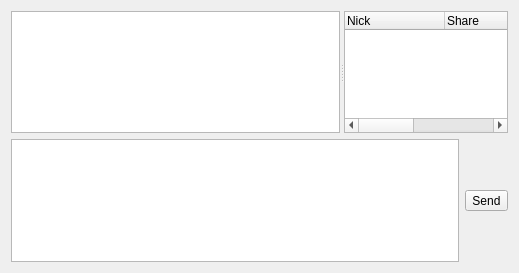
<ui version="4.0" >
 <class>mdiHUBwin</class>
 <widget class="QDialog" name="mdiHUBwin" >
  <property name="geometry" >
   <rect>
    <x>0</x>
    <y>0</y>
    <width>519</width>
    <height>273</height>
   </rect>
  </property>
  <layout class="QGridLayout" >
   <item row="0" column="0" >
    <layout class="QVBoxLayout" >
     <item>
      <widget class="QSplitter" name="splitter" >
       <property name="sizePolicy" >
        <sizepolicy vsizetype="Expanding" hsizetype="Expanding" >
         <horstretch>0</horstretch>
         <verstretch>0</verstretch>
        </sizepolicy>
       </property>
       <property name="orientation" >
        <enum>Qt::Horizontal</enum>
       </property>
       <property name="childrenCollapsible" >
        <bool>false</bool>
       </property>
       <widget class="ChatView" name="editor" >
        <property name="sizePolicy" >
         <sizepolicy vsizetype="Expanding" hsizetype="Expanding" >
          <horstretch>2</horstretch>
          <verstretch>0</verstretch>
         </sizepolicy>
        </property>
        <property name="undoRedoEnabled" >
         <bool>false</bool>
        </property>
        <property name="readOnly" >
         <bool>true</bool>
        </property>
        <property name="textInteractionFlags" >
         <set>Qt::LinksAccessibleByMouse|Qt::NoTextInteraction|Qt::TextSelectableByMouse</set>
        </property>
       </widget>
       <widget class="QTreeWidget" name="userlist" >
        <property name="sizePolicy" >
         <sizepolicy vsizetype="Expanding" hsizetype="Preferred" >
          <horstretch>1</horstretch>
          <verstretch>0</verstretch>
         </sizepolicy>
        </property>
        <property name="rootIsDecorated" >
         <bool>true</bool>
        </property>
        <property name="itemsExpandable" >
         <bool>false</bool>
        </property>
        <column>
         <property name="text" >
          <string>Nick</string>
         </property>
        </column>
        <column>
         <property name="text" >
          <string>Share</string>
         </property>
        </column>
        <column>
         <property name="text" >
          <string>Description</string>
         </property>
        </column>
        <column>
         <property name="text" >
          <string>Email</string>
         </property>
        </column>
       </widget>
      </widget>
     </item>
     <item>
      <layout class="QHBoxLayout" >
       <item>
        <widget class="LineEdit" name="lineEdit" >
         <property name="verticalScrollBarPolicy" >
          <enum>Qt::ScrollBarAlwaysOff</enum>
         </property>
         <property name="horizontalScrollBarPolicy" >
          <enum>Qt::ScrollBarAlwaysOff</enum>
         </property>
        </widget>
       </item>
       <item>
        <widget class="QToolButton" name="SendBtn" >
         <property name="text" >
          <string>Send</string>
         </property>
        </widget>
       </item>
      </layout>
     </item>
    </layout>
   </item>
  </layout>
 </widget>
 <customwidgets>
  <customwidget>
   <class>LineEdit</class>
   <extends>QTextEdit</extends>
   <header>../src/widgets/stil_chatctrls.h</header>
  </customwidget>
  <customwidget>
   <class>ChatView</class>
   <extends>QTextEdit</extends>
   <header>../src/widgets/stil_chatctrls.h</header>
  </customwidget>
 </customwidgets>
 <resources/>
 <connections/>
</ui>
